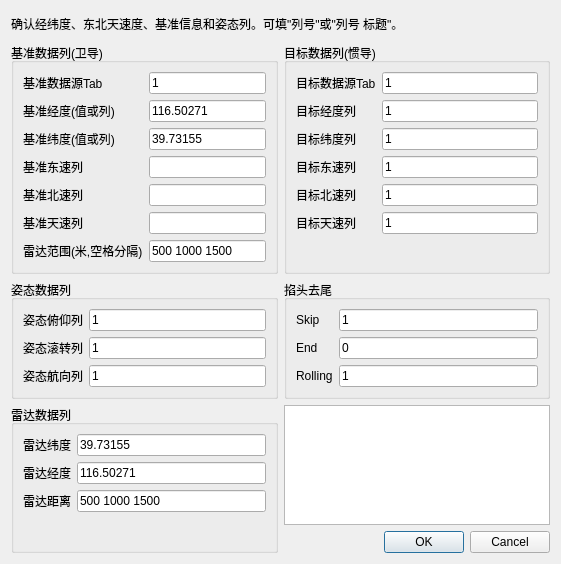
<?xml version="1.0" encoding="UTF-8"?>
<ui version="4.0">
 <class>IMUColumnConfigDialog</class>
 <widget class="QDialog" name="IMUColumnConfigDialog">
  <property name="geometry">
   <rect>
    <x>0</x>
    <y>0</y>
    <width>561</width>
    <height>564</height>
   </rect>
  </property>
  <property name="minimumSize">
   <size>
    <width>560</width>
    <height>0</height>
   </size>
  </property>
  <property name="windowTitle">
   <string>IMU列确认</string>
  </property>
  <layout class="QGridLayout" name="gridLayout_2">
   <item row="1" column="0">
    <widget class="QGroupBox" name="groupBox">
     <property name="title">
      <string>基准数据列(卫导)</string>
     </property>
     <layout class="QVBoxLayout" name="verticalLayout">
      <item>
       <layout class="QFormLayout" name="formLayout">
        <item row="0" column="0">
         <widget class="QLabel" name="label_stand_tab">
          <property name="text">
           <string>基准数据源Tab</string>
          </property>
         </widget>
        </item>
        <item row="0" column="1">
         <widget class="QLineEdit" name="edit_stand_tab">
          <property name="text">
           <string>1</string>
          </property>
         </widget>
        </item>
        <item row="1" column="0">
         <widget class="QLabel" name="label_stand_lon">
          <property name="text">
           <string>基准经度(值或列)</string>
          </property>
         </widget>
        </item>
        <item row="1" column="1">
         <widget class="QLineEdit" name="edit_stand_lon">
          <property name="text">
           <string>116.50271</string>
          </property>
         </widget>
        </item>
        <item row="2" column="0">
         <widget class="QLabel" name="label_stand_lat">
          <property name="text">
           <string>基准纬度(值或列)</string>
          </property>
         </widget>
        </item>
        <item row="2" column="1">
         <widget class="QLineEdit" name="edit_stand_lat">
          <property name="text">
           <string>39.73155</string>
          </property>
         </widget>
        </item>
        <item row="3" column="0">
         <widget class="QLabel" name="label_stand_east">
          <property name="text">
           <string>基准东速列</string>
          </property>
         </widget>
        </item>
        <item row="3" column="1">
         <widget class="QLineEdit" name="edit_stand_east">
          <property name="text">
           <string/>
          </property>
         </widget>
        </item>
        <item row="4" column="0">
         <widget class="QLabel" name="label_stand_north">
          <property name="text">
           <string>基准北速列</string>
          </property>
         </widget>
        </item>
        <item row="4" column="1">
         <widget class="QLineEdit" name="edit_stand_north">
          <property name="text">
           <string/>
          </property>
         </widget>
        </item>
        <item row="5" column="0">
         <widget class="QLabel" name="label_stand_up">
          <property name="text">
           <string>基准天速列</string>
          </property>
         </widget>
        </item>
        <item row="5" column="1">
         <widget class="QLineEdit" name="edit_stand_up">
          <property name="text">
           <string/>
          </property>
         </widget>
        </item>
        <item row="6" column="0">
         <widget class="QLabel" name="label_radar_range">
          <property name="text">
           <string>雷达范围(米,空格分隔)</string>
          </property>
         </widget>
        </item>
        <item row="6" column="1">
         <widget class="QLineEdit" name="edit_radar_range">
          <property name="text">
           <string>500 1000 1500</string>
          </property>
         </widget>
        </item>
       </layout>
      </item>
     </layout>
    </widget>
   </item>
   <item row="1" column="1">
    <widget class="QGroupBox" name="groupBox_2">
     <property name="title">
      <string>目标数据列(惯导)</string>
     </property>
     <layout class="QVBoxLayout" name="verticalLayout_2">
      <item>
       <layout class="QFormLayout" name="formLayout_2">
        <item row="0" column="0">
         <widget class="QLabel" name="label_target_tab">
          <property name="text">
           <string>目标数据源Tab</string>
          </property>
         </widget>
        </item>
        <item row="0" column="1">
         <widget class="QLineEdit" name="edit_target_tab">
          <property name="text">
           <string>1</string>
          </property>
         </widget>
        </item>
        <item row="1" column="0">
         <widget class="QLabel" name="label_lon_col">
          <property name="text">
           <string>目标经度列</string>
          </property>
         </widget>
        </item>
        <item row="1" column="1">
         <widget class="QLineEdit" name="edit_lon_col">
          <property name="text">
           <string>1</string>
          </property>
         </widget>
        </item>
        <item row="2" column="0">
         <widget class="QLabel" name="label_lat_col">
          <property name="text">
           <string>目标纬度列</string>
          </property>
         </widget>
        </item>
        <item row="2" column="1">
         <widget class="QLineEdit" name="edit_lat_col">
          <property name="text">
           <string>1</string>
          </property>
         </widget>
        </item>
        <item row="3" column="0">
         <widget class="QLabel" name="label_east_col">
          <property name="text">
           <string>目标东速列</string>
          </property>
         </widget>
        </item>
        <item row="3" column="1">
         <widget class="QLineEdit" name="edit_east_col">
          <property name="text">
           <string>1</string>
          </property>
         </widget>
        </item>
        <item row="4" column="0">
         <widget class="QLabel" name="label_north_col">
          <property name="text">
           <string>目标北速列</string>
          </property>
         </widget>
        </item>
        <item row="4" column="1">
         <widget class="QLineEdit" name="edit_north_col">
          <property name="text">
           <string>1</string>
          </property>
         </widget>
        </item>
        <item row="5" column="0">
         <widget class="QLabel" name="label_up_col">
          <property name="text">
           <string>目标天速列</string>
          </property>
         </widget>
        </item>
        <item row="5" column="1">
         <widget class="QLineEdit" name="edit_up_col">
          <property name="text">
           <string>1</string>
          </property>
         </widget>
        </item>
       </layout>
      </item>
     </layout>
    </widget>
   </item>
   <item row="0" column="0" colspan="2">
    <widget class="QLabel" name="label_tip">
     <property name="sizePolicy">
      <sizepolicy hsizetype="Preferred" vsizetype="Expanding">
       <horstretch>0</horstretch>
       <verstretch>0</verstretch>
      </sizepolicy>
     </property>
     <property name="text">
      <string>确认经纬度、东北天速度、基准信息和姿态列。可填&quot;列号&quot;或&quot;列号 标题&quot;。</string>
     </property>
     <property name="wordWrap">
      <bool>true</bool>
     </property>
    </widget>
   </item>
   <item row="2" column="1">
    <widget class="QGroupBox" name="groupBox_4">
     <property name="title">
      <string>掐头去尾</string>
     </property>
     <layout class="QVBoxLayout" name="verticalLayout_4">
      <item>
       <layout class="QFormLayout" name="formLayout_4">
        <item row="0" column="0">
         <widget class="QLabel" name="label_skip">
          <property name="text">
           <string>Skip</string>
          </property>
         </widget>
        </item>
        <item row="0" column="1">
         <widget class="QLineEdit" name="edit_skip">
          <property name="text">
           <string>1</string>
          </property>
         </widget>
        </item>
        <item row="1" column="0">
         <widget class="QLabel" name="label_end">
          <property name="text">
           <string>End</string>
          </property>
         </widget>
        </item>
        <item row="1" column="1">
         <widget class="QLineEdit" name="edit_end">
          <property name="text">
           <string>0</string>
          </property>
         </widget>
        </item>
        <item row="2" column="0">
         <widget class="QLabel" name="label_rolling">
          <property name="text">
           <string>Rolling</string>
          </property>
         </widget>
        </item>
        <item row="2" column="1">
         <widget class="QLineEdit" name="edit_roll">
          <property name="text">
           <string>1</string>
          </property>
         </widget>
        </item>
       </layout>
      </item>
     </layout>
    </widget>
   </item>
   <item row="3" column="1">
    <layout class="QVBoxLayout" name="verticalLayout_5">
     <item>
      <widget class="QTextBrowser" name="preview">
       <property name="sizePolicy">
        <sizepolicy hsizetype="Expanding" vsizetype="Maximum">
         <horstretch>0</horstretch>
         <verstretch>0</verstretch>
        </sizepolicy>
       </property>
       <property name="maximumSize">
        <size>
         <width>16777215</width>
         <height>120</height>
        </size>
       </property>
       <property name="readOnly">
        <bool>true</bool>
       </property>
      </widget>
     </item>
     <item>
      <widget class="QDialogButtonBox" name="buttonBox">
       <property name="sizePolicy">
        <sizepolicy hsizetype="Expanding" vsizetype="Fixed">
         <horstretch>0</horstretch>
         <verstretch>0</verstretch>
        </sizepolicy>
       </property>
       <property name="orientation">
        <enum>Qt::Horizontal</enum>
       </property>
       <property name="standardButtons">
        <set>QDialogButtonBox::Cancel|QDialogButtonBox::Ok</set>
       </property>
      </widget>
     </item>
    </layout>
   </item>
   <item row="2" column="0">
    <widget class="QGroupBox" name="groupBox_3">
     <property name="title">
      <string>姿态数据列</string>
     </property>
     <layout class="QVBoxLayout" name="verticalLayout_3">
      <item>
       <layout class="QFormLayout" name="formLayout_3">
        <item row="0" column="0">
         <widget class="QLabel" name="label_pitch_col">
          <property name="text">
           <string>姿态俯仰列</string>
          </property>
         </widget>
        </item>
        <item row="0" column="1">
         <widget class="QLineEdit" name="edit_pitch_col">
          <property name="text">
           <string>1</string>
          </property>
         </widget>
        </item>
        <item row="1" column="0">
         <widget class="QLabel" name="label_roll_col">
          <property name="text">
           <string>姿态滚转列</string>
          </property>
         </widget>
        </item>
        <item row="1" column="1">
         <widget class="QLineEdit" name="edit_roll_col">
          <property name="text">
           <string>1</string>
          </property>
         </widget>
        </item>
        <item row="2" column="0">
         <widget class="QLabel" name="label_yaw_col">
          <property name="text">
           <string>姿态航向列</string>
          </property>
         </widget>
        </item>
        <item row="2" column="1">
         <widget class="QLineEdit" name="edit_yaw_col">
          <property name="text">
           <string>1</string>
          </property>
         </widget>
        </item>
       </layout>
      </item>
     </layout>
    </widget>
   </item>
   <item row="3" column="0">
    <widget class="QGroupBox" name="groupBox_5">
     <property name="title">
      <string>雷达数据列</string>
     </property>
     <layout class="QVBoxLayout" name="verticalLayout_6">
      <item>
       <layout class="QFormLayout" name="formLayout_5">
        <item row="0" column="0">
         <widget class="QLabel" name="label_198">
          <property name="text">
           <string>雷达纬度</string>
          </property>
         </widget>
        </item>
        <item row="0" column="1">
         <widget class="QLineEdit" name="lineEdit_standLat">
          <property name="text">
           <string>39.73155</string>
          </property>
         </widget>
        </item>
        <item row="1" column="0">
         <widget class="QLabel" name="label_214">
          <property name="text">
           <string>雷达经度</string>
          </property>
         </widget>
        </item>
        <item row="1" column="1">
         <widget class="QLineEdit" name="lineEdit_standLon">
          <property name="text">
           <string>116.50271</string>
          </property>
         </widget>
        </item>
        <item row="2" column="0">
         <widget class="QLabel" name="label_216">
          <property name="text">
           <string>雷达距离</string>
          </property>
         </widget>
        </item>
        <item row="2" column="1">
         <widget class="QLineEdit" name="lineEdit_standDistance">
          <property name="text">
           <string>500 1000 1500</string>
          </property>
         </widget>
        </item>
       </layout>
      </item>
     </layout>
    </widget>
   </item>
  </layout>
 </widget>
 <resources/>
 <connections>
  <connection>
   <sender>buttonBox</sender>
   <signal>accepted()</signal>
   <receiver>IMUColumnConfigDialog</receiver>
   <slot>accept()</slot>
   <hints>
    <hint type="sourcelabel">
     <x>250</x>
     <y>600</y>
    </hint>
    <hint type="destinationlabel">
     <x>157</x>
     <y>316</y>
    </hint>
   </hints>
  </connection>
  <connection>
   <sender>buttonBox</sender>
   <signal>rejected()</signal>
   <receiver>IMUColumnConfigDialog</receiver>
   <slot>reject()</slot>
   <hints>
    <hint type="sourcelabel">
     <x>318</x>
     <y>600</y>
    </hint>
    <hint type="destinationlabel">
     <x>286</x>
     <y>316</y>
    </hint>
   </hints>
  </connection>
 </connections>
</ui>
